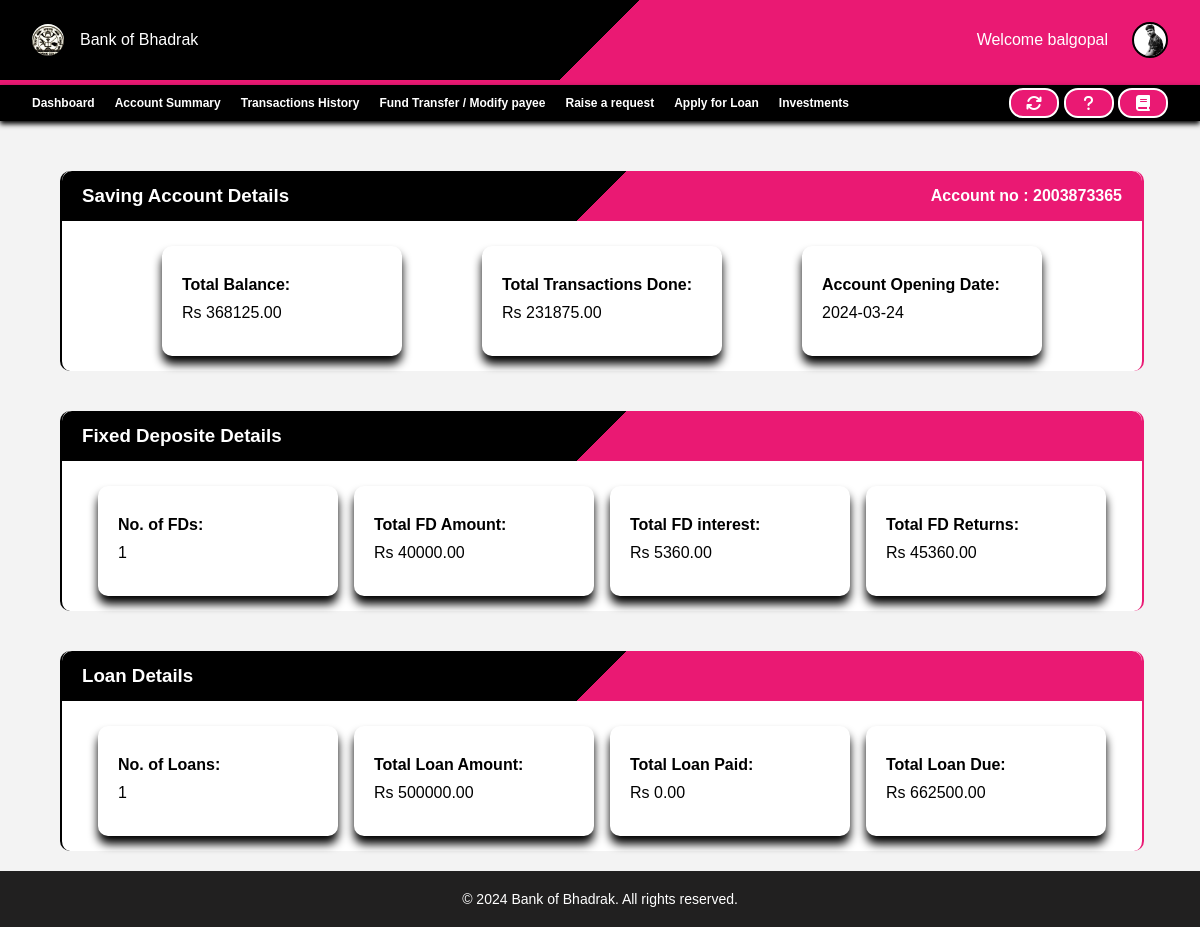
The page /banking/components/customers/account_summary.php (signed in) on the database its author committed.
### tables this page shows
CREATE TABLE `customers` (
  `ID` int(11) NOT NULL,
  `CRN` bigint(20) NOT NULL,
  `AccountNo` bigint(20) NOT NULL,
  `FullName` varchar(100) NOT NULL,
  `UserName` varchar(100) NOT NULL,
  `Password` varchar(100) NOT NULL,
  `Balance` decimal(11,2) NOT NULL,
  `PhoneNo` bigint(20) NOT NULL,
  `Email` varchar(100) NOT NULL,
  `gender` varchar(10) NOT NULL,
  `Address` varchar(500) NOT NULL,
  `District` varchar(100) NOT NULL,
  `State` varchar(100) NOT NULL,
  `Pincode` int(11) NOT NULL,
  `AadhaarNo` bigint(20) NOT NULL,
  `IFSC` varchar(20) NOT NULL,
  `img` varchar(255) NOT NULL,
  `DateOfOpening` date NOT NULL,
  `lastInterestDate` date NOT NULL DEFAULT current_timestamp(),
  `LastLogin` varchar(50) NOT NULL,
  `Status` varchar(50) NOT NULL DEFAULT 'Pending'
);

### banking/components/customers/account_summary.php (the view, shortened to what this page needs)
<html lang="en">
<head>
    <link rel="stylesheet" href="https://cdnjs.cloudflare.com/ajax/libs/font-awesome/6.5.1/css/all.min.css" />
    <link rel="stylesheet" href="style.css">
</head>
<?php
require $_SERVER['DOCUMENT_ROOT'] ."/banking/assets/php/config.php";
$email = $_SESSION['email'];
$currentLoginTimestamp = $_SESSION['currentLogin'];
$currentLogin = date('Y-m-d H:i:s', $currentLoginTimestamp);
mysqli_query($conn, "UPDATE `customers` SET `LastLogin`='$currentLogin' WHERE `Email` = '$email';");
$find_user = mysqli_query($conn, "SELECT * FROM customers WHERE Email='$email';");
$row = mysqli_fetch_assoc($find_user);
$userName = $row['UserName'];
$accountNo = $row['AccountNo'];
$balance = $row['Balance'];
$img = $row['img'];
$get_fdDetails = mysqli_query($conn, "SELECT COUNT(*) as NoFD, SUM(Principal) as TotalFDAmount ,SUM(Interest) as TotalInterest, SUM(FinalAmount) as TotalFinalAmount FROM fd WHERE customerAccountNo=$accountNo");
$fd_data = mysqli_fetch_assoc($get_fdDetails);
$get_loanDetails = mysqli_query($conn, "SELECT COUNT(*) as NoLoan, SUM(LoanAmount) as TotalLoanAmount ,SUM(LoanPaid) as TotalLoanPaid, SUM(LoanDue) as TotalLoanDue FROM loanapp WHERE customerAccountNo=$accountNo AND (Status='SANCTIONED' OR Status='PARTIAL PAYMENT DONE')");
$loan_data = mysqli_fetch_assoc($get_loanDetails);
$get_transactions = mysqli_query($conn, "SELECT SUM(TransactionAmount) as totalTransaction
FROM Transactions
WHERE (Actions != 'deposit'
AND Actions != 'withdraw'
AND Actions != 'loan_sanctioned'
AND Actions != 'fd_breaked'
AND Actions != 'int._credited')
AND (Sender = $accountNo OR Receiver = $accountNo)");
$transaction_data = mysqli_fetch_assoc($get_transactions);
?>
<body>
    <nav class="navbar">
        <div class="profile-nav">
            <div class="logo">
                <div>
                    <img src="/banking/images/logo.jpg" alt="">
                </div>
                <p>Bank of Bhadrak</p>
            </div>
            <div class="profile">
                Welcome <?php echo "$userName"; ?>
                <div class="dropdown">
                    <img src="/banking/images/<?php echo "$img"; ?>" class="users" alt="">
                </div>
            </div>
        </div>
    </nav>
    <div class="bottom-nav">
        <div class="s1">
            <ul>
                <li><a href="customer_dashboard.php">Dashboard</a></li>
                <li><a href="account_summary.php">Account Summary</a></li>
                <li><a href="transaction_history.php">Transactions History</a></li>
                <li><a href="fund_transfer.php">Fund Transfer / Modify payee</a></li>
                <li><a href="raise_request.php">Raise a request</a></li>
                <li><a href="applyLoan.php">Apply for Loan</a></li>
                <li><a href="fd.php">Investments</a></li>
            </ul>
        </div>
        <div>
            <div class="tooltip">
                <a href=""> <button>
                        <i class="fa-solid fa-arrows-rotate"></i>
                    </button>
                </a>
            </div>
            <div class="tooltip">
                <a href="notifications.php">
                    <button>
                        <i class="fa-solid fa-question"></i>
                    </button>
                </a>
            </div>
            <div class="tooltip">
                <a href="/banking/components/extra/faqs.php">
                    <button>
                        <i class="fa-solid fa-book"></i>
                    </button>
                </a>
            </div>
        </div>
    </div>
    <main>
        <div class="accounts-main">
            <div class="account-window">
                <div class="title">
                    <div>
                        <h3>Saving Account Details</h3>
                    </div>
                    <div>
                        <h4>Account no : <?php echo $accountNo ?></h4>
                    </div>
                </div>
                <div class="content">
                    <div class="box">
                        <h4>
                            Total Balance:
                        </h4>
                        <p>
                            Rs <?php echo $balance ?>
                        </p>
                    </div>
                    <div class="box">
                        <h4>
                            Total Transactions Done:
                        </h4>
                        <p>
                            Rs <?php echo $transaction_data['totalTransaction'] ?>
                        </p>
                    </div>
                    <div class="box">
                        <h4>
                            Account Opening Date:
                        </h4>
                        <p>
                            <?php echo $row['DateOfOpening'] ?>
                        </p>
                    </div>
                </div>
            </div>
            <div class="account-window">
                <div class="title">
                    <div>
                        <h3>Fixed Deposite Details</h3>
                    </div>
                </div>
                <div class="content">
                    <div class="box">
                        <h4>
                            No. of FDs:
                        </h4>
                        <p>
                            <?php echo $fd_data['NoFD']; ?>
                        </p>
                    </div>
                    <div class="box">
                        <h4>
                            Total FD Amount:
                        </h4>
                        <p>
                            Rs <?php echo $fd_data['TotalFDAmount']; ?>
                        </p>
                    </div>
                    <div class="box">
                        <h4>
                            Total FD interest:
                        </h4>
                        <p>
                            Rs <?php echo $fd_data['TotalInterest']; ?>
                        </p>
                    </div>
                    <div class="box">
                        <h4>
                            Total FD Returns:
                        </h4>
                        <p>
                            Rs <?php echo $fd_data['TotalFinalAmount']; ?>
                        </p>
                    </div>
                </div>
            </div>
            <div class="account-window">
                <div class="title">
                    <div>
                        <h3>Loan Details</h3>
                    </div>
                </div>
                <div class="content">
                    <div class="box">
                        <h4>
                            No. of Loans:
                        </h4>
                        <p>
                            <?php echo $loan_data['NoLoan']; ?>
                        </p>
                    </div>
                    <div class="box">
                        <h4>
                            Total Loan Amount:
                        </h4>
                        <p>
                            Rs <?php echo $loan_data['TotalLoanAmount']; ?>
                        </p>
                    </div>
                    <div class="box">
                        <h4>
                            Total Loan Paid:
                        </h4>
                        <p>
                            Rs <?php echo $loan_data['TotalLoanPaid']; ?>
                        </p>
                    </div>
                    <div class="box">
                        <h4>
                            Total Loan Due:
                        </h4>
                        <p>
                            Rs <?php echo $loan_data['TotalLoanDue']; ?>
                        </p>
                    </div>
                </div>
            </div>
        </div>
    </main>
    <footer>
        <p>&copy; 2024 Bank of Bhadrak. All rights reserved.
        </p>
    </footer>
</body>
</html>

### banking/components/customers/style.css (style rules this page uses)
* { margin: 0; padding: 0; font-family: "Poppins", sans-serif; }
.navbar .profile-nav { height: 10%; background: linear-gradient(135deg, black 50%, #ea1973 30%); color: white; display: flex; justify-content: space-between; align-items: center; padding-left: 32px; padding-right: 32px; border-bottom: 5px solid #ea1973; }
.navbar .profile-nav img { height: 32px; border-radius: 50%; }
.navbar .profile-nav .logo { display: flex; justify-content: center; align-items: center; gap: 16px; }
.bottom-nav { top: 0; position: sticky; z-index: 1; box-shadow: 0 3px 5px black; color: black; height: 36px; background: black; display: flex; justify-content: space-between; align-items: center; padding-left: 32px; padding-right: 32px; }
.bottom-nav a { text-decoration: none; font-weight: 600; color: white; font-size: 12px; }
.bottom-nav ul { display: flex; gap: 20px; }
.bottom-nav ul li { list-style-type: none; }
.bottom-nav .s1 ul li { position: relative; height: 20px; display: flex; align-items: center; }
.bottom-nav .s1 ul li a::after { content: ""; position: absolute; width: 100%; height: 2px; left: 0; bottom: 0; background-color: transparent; transform: scaleX(0); transition: transform 0.3s ease, background-color 0.3s ease; }
.tooltip { position: relative; display: inline-block; }
.navbar .profile-nav .users { width: 32px; height: 32px; cursor: pointer; background-color: white; border: 2px solid black; box-shadow: 2px white; }
.navbar .profile-nav .profile { display: flex; align-items: center; gap: 24px; }
.dropdown { position: relative; display: inline-block; }
main { background-color: #f3f3f3; margin: 0 0 0 0; color: black; padding: 30px 30px 0 30px; }
footer { bottom: 0; background-color: rgb(33, 32, 32); padding: 20px; text-align: center; color: white; }
footer p { margin: 0; font-size: 14px; color: white; }
.accounts-main { display: flex; flex-direction: column; border: 10px 10px 0 0; gap: 40px; padding: 20px 30px; }
.accounts-main .account-window { height: 200px; width: 100%; border-radius: 10px; background-color: white; border-left: 2px solid black; border-right: 2px solid #ea1973; }
.accounts-main .account-window .title { height: 50px; background: linear-gradient(135deg, black 50%, #ea1973 30%); display: flex; padding: 0 20px; align-items: center; justify-content: space-between; color: white; border-radius: 10px 10px 0 0; }
.accounts-main .account-window .content { display: flex; padding: 5px 20px; align-items: center; justify-content: space-evenly; min-height: 150px; }

### rows shown on the page
customers: UserName "balgopal", img (picture), AccountNo "2003873365", Balance "368125.00", DateOfOpening "2024-03-24"

### other values the page prints
$transaction_data['totalTransaction'] "231875.00"
$fd_data['NoFD'] "1"
$fd_data['TotalFDAmount'] "40000.00"
$fd_data['TotalInterest'] "5360.00"
$fd_data['TotalFinalAmount'] "45360.00"
$loan_data['NoLoan'] "1"
$loan_data['TotalLoanAmount'] "500000.00"
$loan_data['TotalLoanPaid'] "0.00"
$loan_data['TotalLoanDue'] "662500.00"
